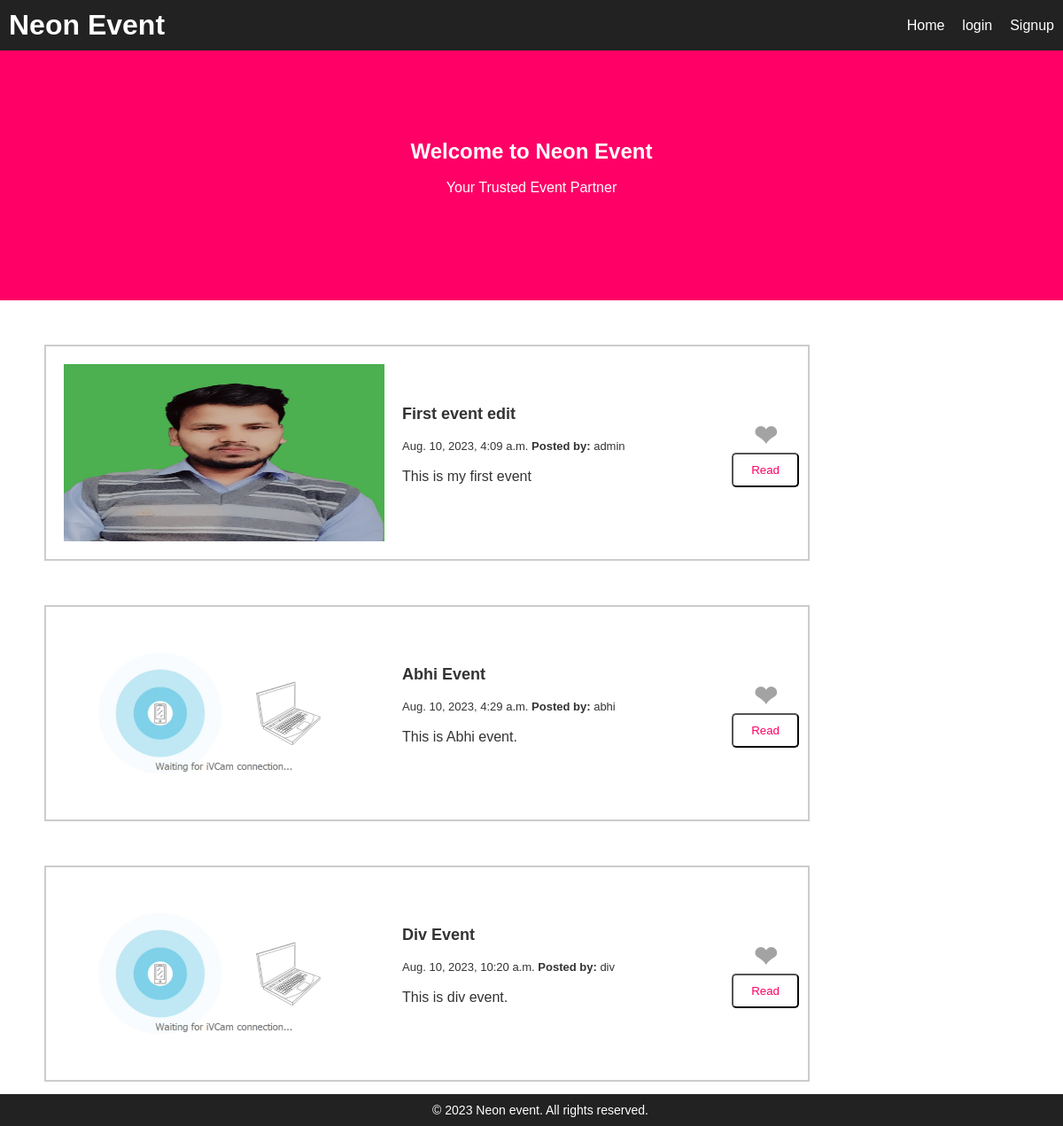
The page / on the database its author committed.
### app1/models.py (models this page shows)
class Event(models.Model):
    user_id =models.ForeignKey(User,on_delete=models.CASCADE)
    title =models.CharField(max_length=150)
    dec =models.TextField()
    liked =models.ManyToManyField(User, default=None, blank=True,related_name='liked')
    date = models.DateTimeField(auto_now_add=True,null=True)
    img=models.ImageField(upload_to='my_img', null=True, blank=True)

### app1/views.py (the view)
# urls.py: path('', views.homePage, name='home'),
def homePage(reuest):
    event = Event.objects.all()
    context = {'events':event}
    return render(reuest, "home.html",context)

### templates/home.html (shortened to what this page needs)
{% extends 'base.html' %}
{% block content %}
{% load static %}
<html lang="en">
<head>
  <link rel="stylesheet" href="/static/css/styles.css">
</head>
<body>
  <section class="hero-section">
    <div class="container">
      <h2 style="color:white;">Welcome to Neon Event</h2><br>
      <p style="color:white;">Your Trusted Event Partner</p><br>
    </div>
  </section>
  {% for event in events %}
    <div class="column-container">
      <div class="column image-column">
        <img src="{{event.img.url}}"width="100%">
      </div>
      <div class ="column title-column">
        <h3 class = "Title">{{event.title}} </h3><br>
        <p class = "Date">{{event.date}} <b>Posted by:</b> {{event.user_id.username}}</p><br>
        <p class = "Dec">{{event.dec}}</p><br>
      </div>
      <div style="flex: -1; align:center">
        <h1 class=" Like" style=" color:#a3a3a3; size:40px; text-align:center">&#10084</h1>
        <a href="event_detail/{{event.id}}"><button class="btn">Read</button></a>
      </div>
    </div>
</body>
</html>
{% endfor %}
{% endblock  %}

### templates/base.html
{% include "header.html" %}
{% block content %}
{% endblock  %}
{% include "footer.html" %}

### templates/header.html
<body>
<header>
    <a href="{% url 'home' %}"> <h1>Neon Event</h1></a>
    <nav>
      <ul>
        <li><a href="{% url 'home' %}">Home</a></li>
        {% if user.is_authenticated %}
        <li><a href="/"> Hi {{request.user}}</a></li>
        <li><a href="{% url 'logout' %}">Logout</a></li>
        {% else %}
        <li><a href="{% url 'login' %}">login</a></li>
        <li><a href="{% url 'signup' %}">Signup</a></li>
        {% endif %}
      </ul>
    </nav>
  </header>

### templates/footer.html
<footer>
    <p>&copy; 2023 Neon event. All rights reserved.</p>
  </footer>

### static/css/styles.css (style rules this page uses)
body, h1, h2, h3, p, ul, li { margin: 0; padding: 0; font-family: Arial, sans-serif; color: #333; }
a { text-decoration: none;; }
header { background-color: #222; padding: 10px; display: flex; justify-content: space-between; align-items: center; }
header h1 { color: #ffffff; }
nav ul { list-style: none; display: flex; }
nav li { margin-left: 20px; }
nav li a { color: #fff; text-decoration: none; }
.hero-section { background-color: #ff0066; color: #fff; text-align: center; padding: 100px 0; }
.btn { background-color: #fff; color: #ff0066; display: inline-block; padding: 10px 20px; text-decoration: none; border-radius: 5px; }
footer { background-color: #222; color: #fff; text-align: center; padding: 10px; position: fixed; bottom: 0; width: 100%; }
footer p { font-size: 14px; color: white ; }
.column-container { width:70%; display: flex; align-items: center; border: 2px solid #ccc; margin: 50px; padding: 10px; }
.column { flex: 1; padding: 10px; }
.Date { font-size: small; font-weight: lighter; }
.Title { font-size: large; font-weight: bold; }
.Dec { font-size: medium; }
.image-column img { max-width: 100%; height: 200px; }

### rows shown on the page
Event: img (picture), title "First event edit", date "Aug. 10, 2023, 4:09 a.m.", user_id.username "admin", dec "This is my first event"
Event: img (picture), title "Abhi Event", date "Aug. 10, 2023, 4:29 a.m.", user_id.username "abhi", dec "This is Abhi event."
Event: img (picture), title "Div Event", date "Aug. 10, 2023, 10:20 a.m.", user_id.username "div", dec "This is div event."
